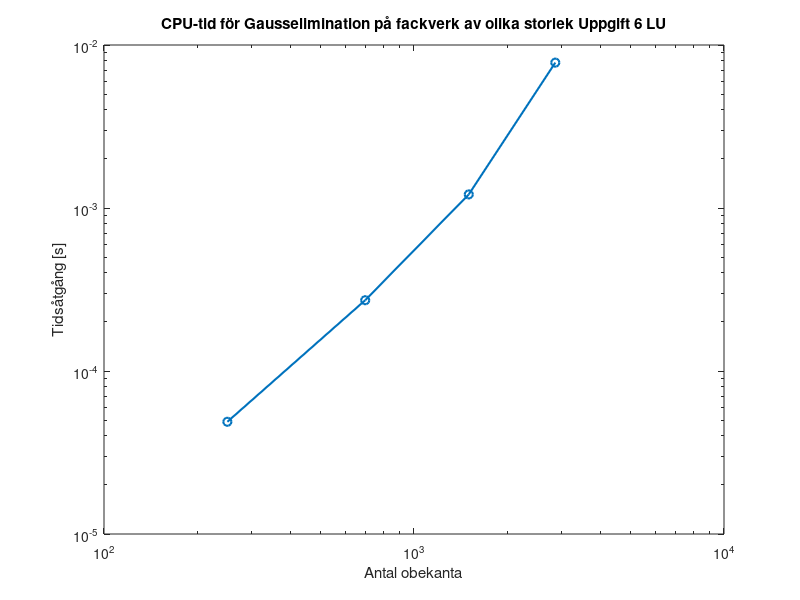

MATLAB code to generate this figure:
addpath('Matlab/Matlab/labb1-LinjarAlgebra-fackverk')

clear;      % Tar bort alla gamla variabler
clc;        % Rensar kommandofönstret
close all   % Stänger alla figurer

n =10; % antal iterationer;

% Kran 1
load('kran1.mat')
%whos % => A Size 250x250 då 127 noder -2 som sitter i väggen * 2 frihetsgrader x och y led
A = sparse(A);
%Skapa en b vektor med rätt storlek
%b = zeros(250,1); %250  A's size är 250x250
b = rand(250,1); %250  A's size är 250x250
size = 250;
time=0;
%LU -faktorisering
[L,U, P] = lu(A);
for i= 1:n
    timeStart = cputime;
    y = L\(P*b);
    z = U\y;
    time = time + (cputime - timeStart);
end
tider = [time/n];
fprintf('Medeltid kran 1 = %.4f s\n', time/n);

% Kran 2
load('kran2.mat')
%whos % => A Size 696x696 då 350 noder -2 som sitter i väggen * 2 frihetsgrader x och y led
A = sparse(A);
%Skapa en b vektor med rätt storlek
%b = zeros(696,1);
b = rand(696,1);
size = [size, 696];
time=0;
%LU -faktorisering
[L,U, P] = lu(A);
for i= 1:n
    timeStart = cputime;
    y = L\(P*b);
    z = U\y;
    time = time + (cputime - timeStart);
end
tider = [tider, time/n];
fprintf('Medeltid kran 2 = %.4f s\n', time/n);

% Kran 3
load('kran3.mat')
%whos % => A Size 2x1502 då 753 noder -2 som sitter i väggen * 2 frihetsgrader x och y led
A = sparse(A);
%Skapa en b vektor med rätt storlek
%b = zeros(1502,1);
b = rand(1502,1);
size = [size, 1502];
time=0;
%LU -faktorisering
[L,U, P] = lu(A);
for i= 1:n
    timeStart = cputime;
    y = L\(P*b);
    z = U\y;
    time = time + (cputime - timeStart);
end
tider = [tider, time/n];
fprintf('Medeltid kran 3 = %.4f s\n', time/n); 

% Kran 4
load('kran4.mat')
%whos % => A Size 2856x2856 då 1430 noder -2 som sitter i väggen * 2 frihetsgrader x och y led
A = sparse(A);  % Glesar ut matrisen
%Skapa en b vektor med rätt storlek
%b = zeros(2856,1); 
b = rand(2856,1);
size = [size, 2856];
time=0; 
%LU -faktorisering
[L,U, P] = lu(A);
for i= 1:n
    timeStart = cputime;
    y = L\(P*b);
    z = U\y;
    time = time + (cputime - timeStart);
end
tider = [tider, time/n];
fprintf('Medeltid kran 4 = %.4f s\n', time/n);

figure;
loglog(size, tider, 'o-', 'LineWidth', 1.5);
xlabel('Antal obekanta');
ylabel('Tidsåtgång [s]');
title("CPU-tid för Gausselimination på fackverk av olika storlek Uppgift 6 LU");


% Med LU faktoriseringen
%Medeltid kran 1 = 0.0000 s
%Medeltid kran 2 = 0.0000 s
%Medeltid kran 3 = 0.0010 s
%Medeltid kran 4 = 0.0030 s


% Utan LU faktorisering
%Medeltid kran 1 = 0.0003 s
%Medeltid kran 2 = 0.0005 s
%Medeltid kran 3 = 0.0015 s
%Medeltid kran 4 = 0.0030 s

% jämfört med uppgift 4
%Medeltid kran 1 = 0.0072 s
%Medeltid kran 2 = 0.0197 s
%Medeltid kran 3 = 0.0817 s
%Medeltid kran 4 = 0.3793 s